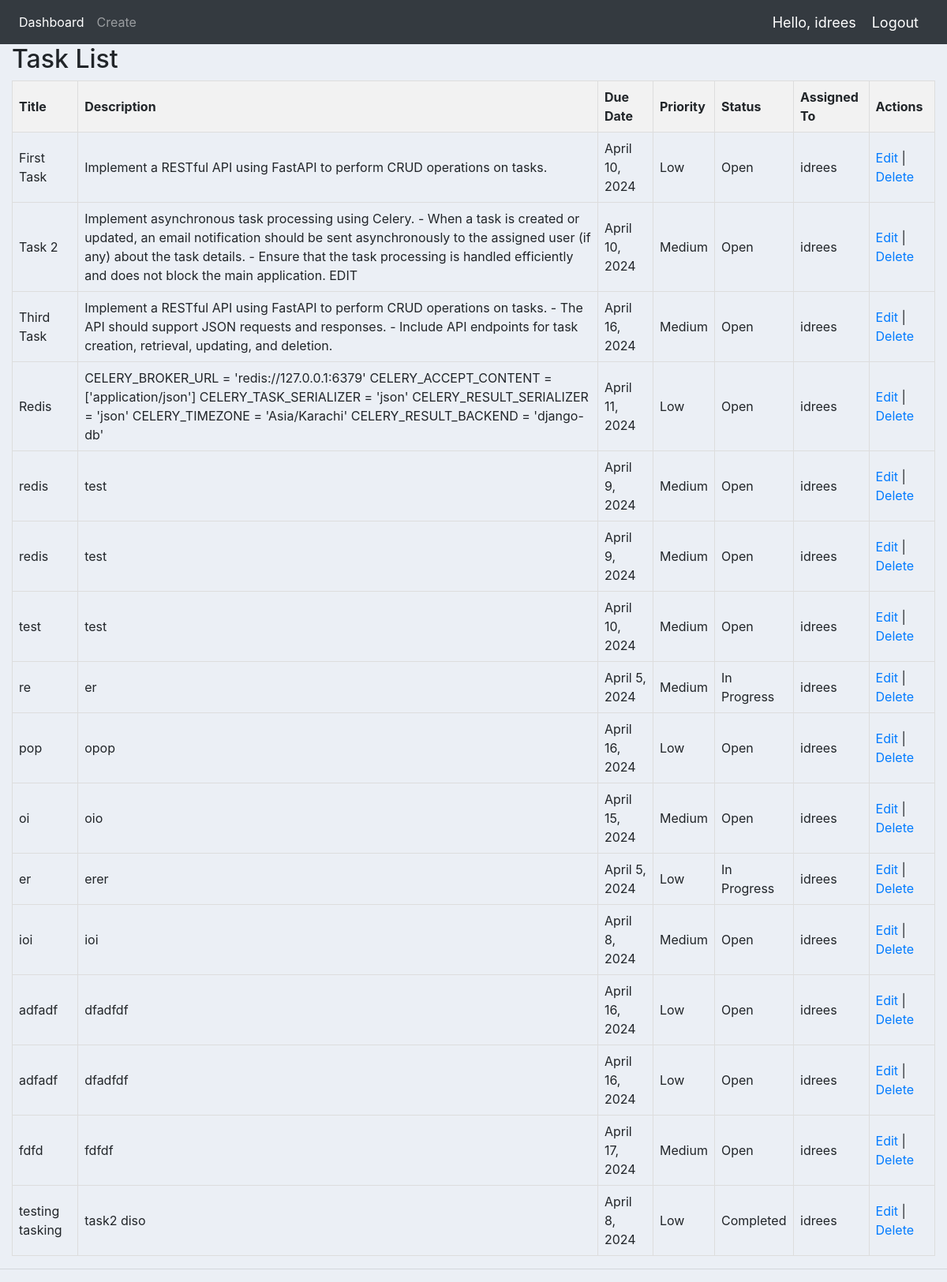
The app's page /tasks/ (signed in) with its own data.
### tasks/models.py (models this page shows, shortened)
class Task(models.Model):
    STATUS_CHOICES = [
        ('open', 'Open'),
        ('in_progress', 'In Progress'),
        ('completed', 'Completed'),
    ]
    PRIORITY_CHOICES = [
        ('low', 'Low'),
        ('medium', 'Medium'),
        ('high', 'High'),
    ]
    title = models.CharField(max_length=255)
    description = models.TextField()
    due_date = models.DateField()
    priority = models.CharField(max_length=6, choices=PRIORITY_CHOICES)
    status = models.CharField(max_length=11, choices=STATUS_CHOICES, default='open')
    assigned_to = models.ForeignKey(User, on_delete=models.CASCADE, related_name='assigned_tasks')
    created_by = models.ForeignKey(User, on_delete=models.CASCADE, related_name='created_tasks')

### tasks/views.py (the view)
# urls.py: path('', task_list, name='task-list'),
@login_required
def task_list(request):
    tasks = Task.objects.filter(created_by=request.user) | Task.objects.filter(assigned_to=request.user)
    status = request.GET.get('status')
    if status:
        tasks = tasks.filter(status=status)
    return render(request, 'tasks/task_list.html', {'tasks': tasks})

### templates/tasks/task_list.html (shortened to what this page needs)
{% extends 'base.html' %}
{% block content %}
  <h2>Task List</h2>
  {% if tasks %}
    <table style="width:100%; border-collapse: collapse;">
      <thead>
        <tr style="background-color: #f2f2f2;">
          <th style="border: 1px solid #dddddd; text-align: left; padding: 8px;">Title</th>
          <th style="border: 1px solid #dddddd; text-align: left; padding: 8px;">Description</th>
          <th style="border: 1px solid #dddddd; text-align: left; padding: 8px;">Due Date</th>
          <th style="border: 1px solid #dddddd; text-align: left; padding: 8px;">Priority</th>
          <th style="border: 1px solid #dddddd; text-align: left; padding: 8px;">Status</th>
          <th style="border: 1px solid #dddddd; text-align: left; padding: 8px;">Assigned To</th>
          <th style="border: 1px solid #dddddd; text-align: left; padding: 8px;">Actions</th>
        </tr>
      </thead>
      <tbody>
        {% for task in tasks %}
          <tr>
            <td style="border: 1px solid #dddddd; text-align: left; padding: 8px;">{{ task.title }}</td>
            <td style="border: 1px solid #dddddd; text-align: left; padding: 8px;">{{ task.description }}</td>
            <td style="border: 1px solid #dddddd; text-align: left; padding: 8px;">{{ task.due_date }}</td>
            <td style="border: 1px solid #dddddd; text-align: left; padding: 8px;">{{ task.get_priority_display }}</td>
            <td style="border: 1px solid #dddddd; text-align: left; padding: 8px;">{{ task.get_status_display }}</td>
            <td style="border: 1px solid #dddddd; text-align: left; padding: 8px;">{{ task.assigned_to.username }}</td>
            <td style="border: 1px solid #dddddd; text-align: left; padding: 8px;">
              <a href="{% url 'task-update' task.id %}">Edit</a> |
              <a href="{% url 'task-delete' task.id %}">Delete</a>
            </td>
          </tr>
        {% endfor %}
      </tbody>
    </table>
  {% else %}
    <p>No tasks found.</p>
  {% endif %}
{% endblock %}

### templates/base.html (shortened to what this page needs)
{% load static %}
<!DOCTYPE html>
<html lang="en">
<head>
	<link rel="stylesheet" href="https://stackpath.bootstrapcdn.com/bootstrap/4.4.1/css/bootstrap.min.css">
	<link rel="stylesheet" href="{% static '/main.css' %}">
</head>
<body>
	{%  include 'navbar.html' %}
	<div class="container-fluid">
	{% block content %}
	{% endblock %}
    </div>
	<hr>
</body>
</html>

### templates/navbar.html (shortened to what this page needs)
{% load static %}
<nav class="navbar navbar-expand-lg navbar-dark bg-dark">
  <div class="collapse navbar-collapse" id="navbarNav">
    <ul class="navbar-nav">
      <li class="nav-item active">
        <a class="nav-link" href="{% url 'task-list' %}">Dashboard</a>
      </li>
      <li class="nav-item">
        <a href="{% url 'task-create' %}" class="nav-link">Create</a>
      </li>
    </ul>
  </div>
  <span class="hello-msg">Hello, {{request.user}}</span>
  <span ><a  class="hello-msg" href="{% url 'logout' %}">Logout</a></span>
</nav>

### static/main.css (style rules this page uses)
body { background-color: #ebeff5; }

### templates/navbar.html (style rules this page uses)
.hello-msg { font-size: 18px; color: #fff; margin-right: 20px; }

### records on screen
Task: title "First Task", description "Implement a RESTful API using FastAPI to perform CRUD operations on tasks.", due_date "April 10, 2024", priority "Low", status "Open", assigned_to.username "idrees"
Task: title "Task 2", description "Implement asynchronous task processing using Celery. - When a task is created or updated, an email notification should be sent asynchronously to the assigned user (if any) about the task details. - Ensure that the task processing is handled efficiently and does not block the main application. EDIT", due_date "April 10, 2024", priority "Medium", status "Open", assigned_to.username "idrees"
Task: title "Third Task", description "Implement a RESTful API using FastAPI to perform CRUD operations on tasks. - The API should support JSON requests and responses. - Include API endpoints for task creation, retrieval, updating, and deletion.", due_date "April 16, 2024", priority "Medium", status "Open", assigned_to.username "idrees"
Task: title "Redis", description "CELERY_BROKER_URL = 'redis://127.0.0.1:6379' CELERY_ACCEPT_CONTENT = ['application/json'] CELERY_TASK_SERIALIZER = 'json' CELERY_RESULT_SERIALIZER = 'json' CELERY_TIMEZONE = 'Asia/Karachi' CELERY_RESULT_BACKEND = 'django-db'", due_date "April 11, 2024", priority "Low", status "Open", assigned_to.username "idrees"
Task: title "redis", description "test", due_date "April 9, 2024", priority "Medium", status "Open", assigned_to.username "idrees"
Task: title "redis", description "test", due_date "April 9, 2024", priority "Medium", status "Open", assigned_to.username "idrees"
Task: title "test", description "test", due_date "April 10, 2024", priority "Medium", status "Open", assigned_to.username "idrees"
Task: title "re", description "er", due_date "April 5, 2024", priority "Medium", status "In Progress", assigned_to.username "idrees"
Task: title "pop", description "opop", due_date "April 16, 2024", priority "Low", status "Open", assigned_to.username "idrees"
Task: title "oi", description "oio", due_date "April 15, 2024", priority "Medium", status "Open", assigned_to.username "idrees"
Task: title "er", description "erer", due_date "April 5, 2024", priority "Low", status "In Progress", assigned_to.username "idrees"
Task: title "ioi", description "ioi", due_date "April 8, 2024", priority "Medium", status "Open", assigned_to.username "idrees"
Task: title "adfadf", description "dfadfdf", due_date "April 16, 2024", priority "Low", status "Open", assigned_to.username "idrees"
Task: title "adfadf", description "dfadfdf", due_date "April 16, 2024", priority "Low", status "Open", assigned_to.username "idrees"
Task: title "fdfd", description "fdfdf", due_date "April 17, 2024", priority "Medium", status "Open", assigned_to.username "idrees"
Task: title "testing tasking", description "task2 diso", due_date "April 8, 2024", priority "Low", status "Completed", assigned_to.username "idrees"

### other values on screen
{{ request.user }} "idrees"
